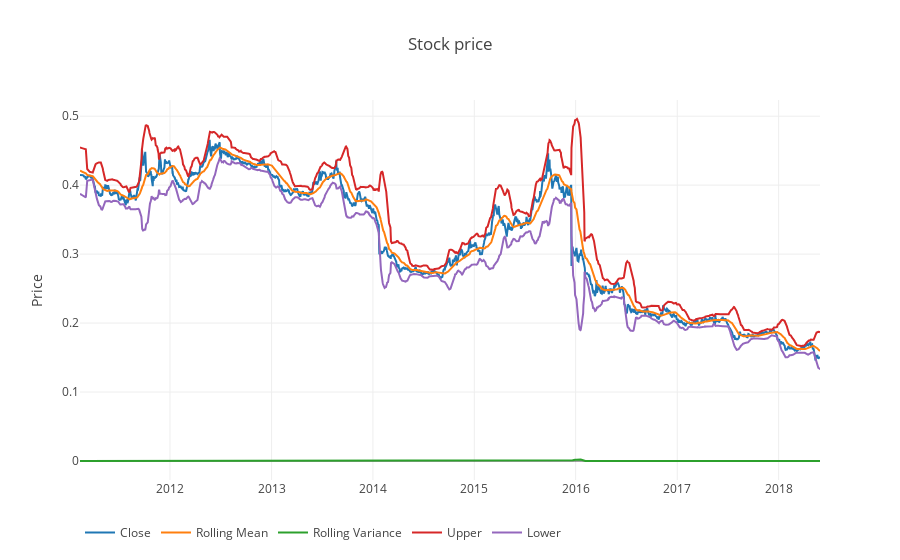
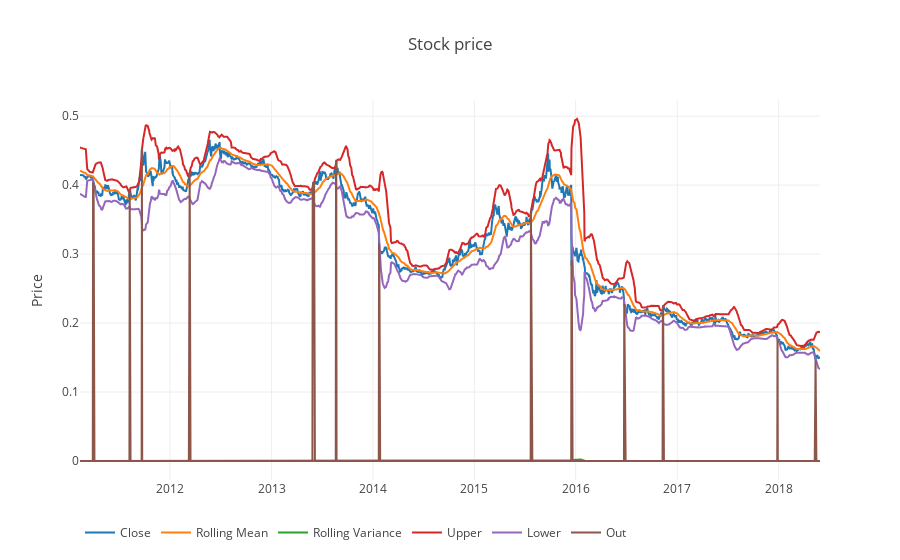

Source (notebook cell) for these figures, in order:
### Markdown cell above
### Outliers

### Code cell
df = df_adj
ts = df_adj['Close']
n_std = 3

df = pd.concat([df, da.roll_stats(ts=ts, window=30)], axis=1).dropna(how='any',axis=0)
df['Upper'] = df['Rolling Mean'] + n_std*df['Rolling Variance'].apply(np.sqrt)
df['Lower'] = df['Rolling Mean'] - n_std*df['Rolling Variance'].apply(np.sqrt)

da.plotscatter(df.drop(columns='Direction'))

# Outlier criterion
df_out = df[(df['Close'] > df['Upper']) | (df['Close'] < df['Lower'])]
df['Out'] = df.loc[df_out.index, 'Close']

df = df.replace(np.nan, 0) # for plotting
da.plotscatter(df.drop(columns='Direction'))

df = df.drop(df_out.index)
df_adj_noout = df[['Close']]

### Figure 1 — Plotly figure (JSON) as saved in the notebook; plotly's stock layout.template omitted (floating-point values rounded to 4 significant figures; data arrays with more than 128 entries replaced by an {"elided": "..."} marker saying what was removed)
{"data": [{"name": "Close", "type": "scatter", "x": {"elided": "1737 str values"}, "y": {"elided": "1737 float values"}}, {"name": "Rolling Mean", "type": "scatter", "x": {"elided": "1737 str values"}, "y": {"elided": "1737 float values"}}, {"name": "Rolling Variance", "type": "scatter", "x": {"elided": "1737 str values"}, "y": {"elided": "1737 float values"}}, {"name": "Upper", "type": "scatter", "x": {"elided": "1737 str values"}, "y": {"elided": "1737 float values"}}, {"name": "Lower", "type": "scatter", "x": {"elided": "1737 str values"}, "y": {"elided": "1737 float values"}}], "layout": {"legend": {"orientation": "h"}, "title": "Stock price", "yaxis": {"title": "Price"}}}

### Figure 2 — Plotly figure (JSON) as saved in the notebook; plotly's stock layout.template omitted (floating-point values rounded to 4 significant figures; data arrays with more than 128 entries replaced by an {"elided": "..."} marker saying what was removed)
{"data": [{"name": "Close", "type": "scatter", "x": {"elided": "1737 str values"}, "y": {"elided": "1737 float values"}}, {"name": "Rolling Mean", "type": "scatter", "x": {"elided": "1737 str values"}, "y": {"elided": "1737 float values"}}, {"name": "Rolling Variance", "type": "scatter", "x": {"elided": "1737 str values"}, "y": {"elided": "1737 float values"}}, {"name": "Upper", "type": "scatter", "x": {"elided": "1737 str values"}, "y": {"elided": "1737 float values"}}, {"name": "Lower", "type": "scatter", "x": {"elided": "1737 str values"}, "y": {"elided": "1737 float values"}}, {"name": "Out", "type": "scatter", "x": {"elided": "1737 str values"}, "y": {"elided": "1737 float values"}}], "layout": {"legend": {"orientation": "h"}, "title": "Stock price", "yaxis": {"title": "Price"}}}
